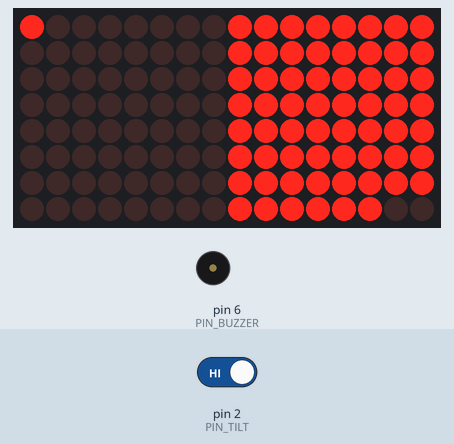
Simulated run of this sketch. Board: Arduino Uno, built with avr-gcc and run on an emulated ATmega328P. On the bench: 16×8 LED matrix, buzzer (waves = sounding). The inputs (shaded band) are chosen by the test bench; at power-on: pin 2 (PIN_TILT) HIGH. Random numbers use the default seed unless the sketch sets one.

Above: at 1.2 s.
1.3 s: pin 2 (PIN_TILT) driven LOW
At 2.3 s:
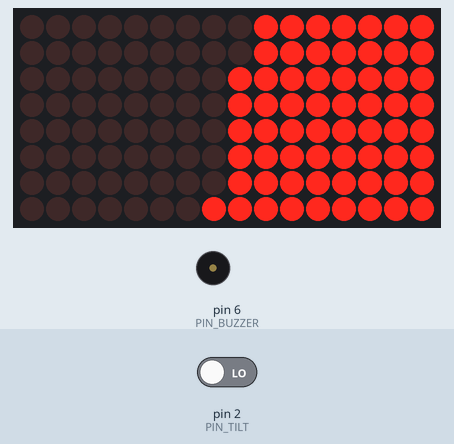
2.9 s: pin 2 (PIN_TILT) driven HIGH
At 4.16 s:
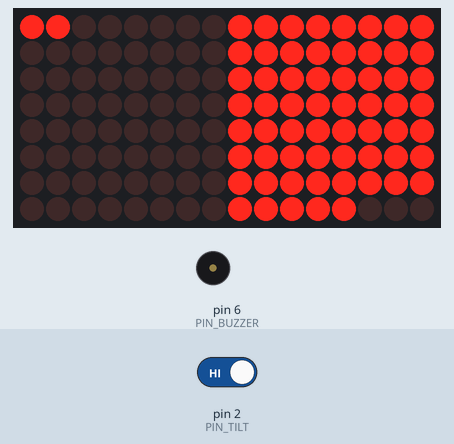
4.7 s: pin 2 (PIN_TILT) driven LOW
At 5.85 s:
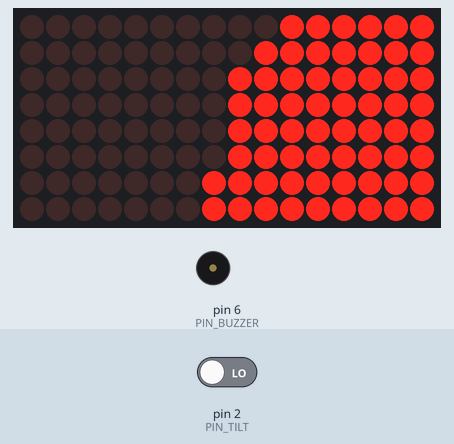
6.4 s: pin 2 (PIN_TILT) driven HIGH
At 7.17 s:
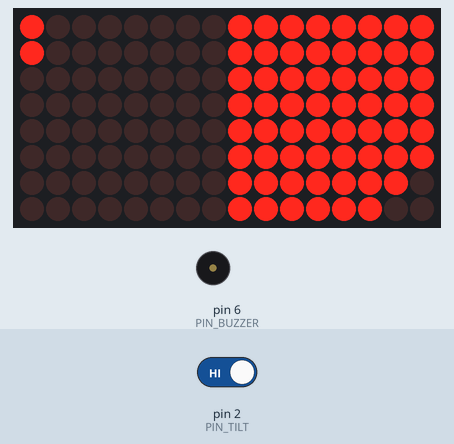
8.3 s: pin 2 (PIN_TILT) driven LOW
At 8.84 s:
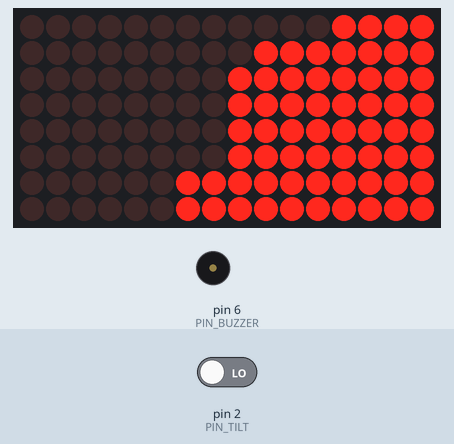
10.0 s: pin 2 (PIN_TILT) driven HIGH
At 10.81 s:
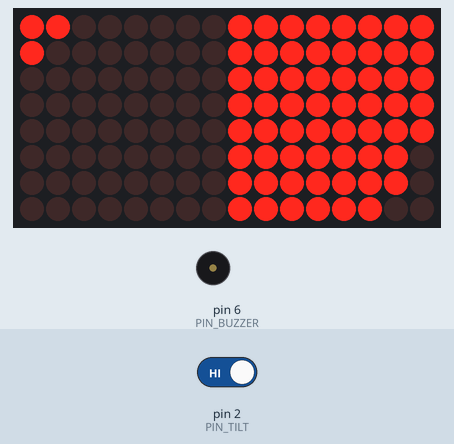
Timing chart, 0 to 14.2 s (numbered marks = the images above; inputs shaded):
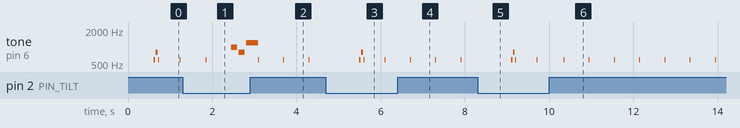

The sketch:

Sandclock_Hourglass.ino
```cpp
#include <LedControl.h>

// ---------------- MATRIX INDICES ----------------
#define MATRIX_TOP     1
#define MATRIX_BOTTOM  0

// ---------------- PIN DEFINITIONS ----------------
#define PIN_DATAIN 3
#define PIN_CLK    5
#define PIN_LOAD   4
#define PIN_BUZZER 6
#define PIN_TILT   2

// ---------------- TIMING ----------------
#define DELAY_FRAME  50
#define DELAY_DROP   600
#define ROTATION_OFFSET 90

LedControl lc(PIN_DATAIN, PIN_CLK, PIN_LOAD, 2);

bool ledState[2][8][8] = {{{false}}};
int currentGravity = 0;
int current_rotation = 0;

struct coord { byte x, y; };

// ---------------- SOUND ----------------
inline void playTone(int f, int d) {
  tone(PIN_BUZZER, f, d);
}

void playFlowStartSound() {
  playTone(600, 40); delay(50);
  playTone(800, 40); delay(50);
  playTone(1000, 80);
}

void playCompletionSound() {
  playTone(1000, 150); delay(180);
  playTone(800, 150);  delay(180);
  playTone(1200, 350);
}

// ---------------- ROTATION ----------------
coord getPhysicalCoord(int rot, byte x, byte y) {
  switch (rot % 360) {
    case 0:   return {x, y};
    case 90:  return {y, (byte)(7 - x)};
    case 180: return {(byte)(7 - x), (byte)(7 - y)};
    case 270: return {(byte)(7 - y), x};
  }
  return {x, y};
}

coord getLogicalCoord(int rot, byte x, byte y) {
  return getPhysicalCoord((360 - rot) % 360, x, y);
}

// ---------------- LED CONTROL ----------------
void setLed(int d, int x, int y, bool v) {
  coord p = getPhysicalCoord(current_rotation, x, y);
  lc.setLed(d, p.y, p.x, v);
  ledState[d][x][y] = v;
}

bool getLed(int d, int x, int y) {
  return ledState[d][x][y];
}

// ---------------- REMAP ----------------
void remapState(int oldR, int newR) {
  bool tmp[2][8][8] = {{{false}}};

  for (int d = 0; d < 2; d++)
    for (byte x = 0; x < 8; x++)
      for (byte y = 0; y < 8; y++) {
        coord p = getPhysicalCoord(newR, x, y);
        coord o = getLogicalCoord(oldR, p.x, p.y);
        tmp[d][x][y] = ledState[d][o.x][o.y];
      }

  memcpy(ledState, tmp, sizeof(tmp));

  for (int d = 0; d < 2; d++)
    for (byte x = 0; x < 8; x++)
      for (byte y = 0; y < 8; y++) {
        coord p = getPhysicalCoord(newR, x, y);
        lc.setLed(d, p.y, p.x, tmp[d][x][y]);
      }
}

// ---------------- PARTICLES ----------------
coord down (int x, int y) { return {(byte)(x - 1), (byte)(y + 1)}; }
coord left (int x, int y) { return {(byte)(x - 1), y}; }
coord right(int x, int y) { return {x, (byte)(y + 1)}; }

bool canDown (int d, int x, int y) { return x > 0 && y < 7 && !getLed(d, x - 1, y + 1); }
bool canLeft (int d, int x, int y) { return x > 0 && !getLed(d, x - 1, y); }
bool canRight(int d, int x, int y) { return y < 7 && !getLed(d, x, y + 1); }

bool moveParticle(int d, int x, int y) {
  if (!getLed(d, x, y)) return false;

  if (canDown(d, x, y)) {
    setLed(d, x, y, false);
    coord p = down(x, y);
    setLed(d, p.x, p.y, true);
  }
  else if (canLeft(d, x, y) && !canRight(d, x, y)) {
    setLed(d, x, y, false);
    setLed(d, x - 1, y, true);
  }
  else if (canRight(d, x, y) && !canLeft(d, x, y)) {
    setLed(d, x, y, false);
    setLed(d, x, y + 1, true);
  }
  else if (canLeft(d, x, y) && canRight(d, x, y)) {
    random(2) ? setLed(d, x - 1, y, true) : setLed(d, x, y + 1, true);
    setLed(d, x, y, false);
  }
  else return false;

  return true;
}

// ---------------- MATRIX UPDATE ----------------
bool updateMatrix() {
  bool moved = false;

  for (int s = 0; s < 15; s++) {
    bool dir = random(2);
    int z = s < 8 ? 0 : s - 7;

    for (int j = z; j <= s - z; j++) {
      byte x = dir ? (s - j) : j;
      byte y = dir ? (7 - j) : (7 - (s - j));
      moved |= moveParticle(MATRIX_TOP, x, y);
      moved |= moveParticle(MATRIX_BOTTOM, x, y);
    }
  }
  return moved;
}

// ---------------- DROP ----------------
bool dropParticle() {
  static unsigned long lastDrop = 0;
  static bool flowStarted = false;

  if (millis() - lastDrop < DELAY_DROP) return false;
  lastDrop = millis();

  coord a = getLogicalCoord(current_rotation, 0, 0);
  coord b = getLogicalCoord(current_rotation, 7, 7);

  bool a_on = getLed(MATRIX_TOP, a.x, a.y);
  bool b_on = getLed(MATRIX_BOTTOM, b.x, b.y);

  if (a_on != b_on) {
    if (!flowStarted) {
      playFlowStartSound();
      flowStarted = true;
    }
    setLed(MATRIX_TOP, a.x, a.y, !a_on);
    setLed(MATRIX_BOTTOM, b.x, b.y, !b_on);
    playTone(600, 18);  // droplet
    return true;
  }

  flowStarted = false;
  return false;
}

// ---------------- UTIL ----------------
int getGravity() {
  return digitalRead(PIN_TILT) == LOW ? 0 : 180;
}

int getTopMatrix() {
  return currentGravity == 0 ? MATRIX_TOP : MATRIX_BOTTOM;
}

int countParticles(int d) {
  int c = 0;
  for (byte x = 0; x < 8; x++)
    for (byte y = 0; y < 8; y++)
      if (getLed(d, x, y)) c++;
  return c;
}

void fill(int d, int n) {
  int c = 0;
  for (int s = 0; s < 15; s++) {
    int z = s < 8 ? 0 : s - 7;
    for (int j = z; j <= s - z; j++)
      if (++c <= n)
        setLed(d, s - j, 7 - j, true);
  }
}

// ---------------- SETUP ----------------
void setup() {
  pinMode(PIN_TILT, INPUT_PULLUP);
  randomSeed(analogRead(A0));

  for (byte i = 0; i < 2; i++) {
    lc.shutdown(i, false);
    lc.setIntensity(i, 4);
    lc.clearDisplay(i);
  }

  fill(MATRIX_TOP, 63);
}

// ---------------- LOOP ----------------
void loop() {
  static unsigned long lastFrame = 0;
  static bool completionPlayed[2] = {false, false};

  int oldGravity = currentGravity;
  currentGravity = getGravity();
  current_rotation = (ROTATION_OFFSET + currentGravity) % 360;

  if (oldGravity != currentGravity) {
    remapState((ROTATION_OFFSET + oldGravity) % 360, current_rotation);
    completionPlayed[0] = completionPlayed[1] = false;
  }

  if (millis() - lastFrame >= DELAY_FRAME) {
    lastFrame = millis();

    dropParticle();
    updateMatrix();

    int top = getTopMatrix();
    if (countParticles(top) == 63 && !completionPlayed[top]) {
      playCompletionSound();
      completionPlayed[top] = true;
    }
  }
}
```

Measured:
- after the input at 2.9 s, the display: first changes after 0.05 s (image 2 shows a later state)
- by itself, tone on pin 6 (PIN_BUZZER): alternates 600 Hz for 0.02 s and silent for 0.58 s
- what the display in image 1 shows lasts 0.5 s, from 1.9 s to 2.4 s
- what the display in image 3 shows lasts 0.5 s, from 5.6 s to 6.1 s
